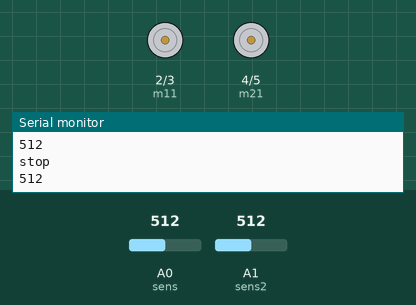
This sketch was run on a simulated Arduino Uno, built with avr-gcc and run on an emulated ATmega328P. On the bench: motor-driver pin pairs drawn as motors (green arrow = first pin HIGH = forward, orange = second pin HIGH = backward, longer = more drive), the last lines printed to the serial monitor. The test bench sets the inputs (shaded band); at power-on: A0 (sens) = 512, A1 (sens2) = 512.

Above: at 1.2 s.
1.3 s: A0 (sens) set to 110
2.8 s: A0 (sens) set to 92
At 4.0 s:
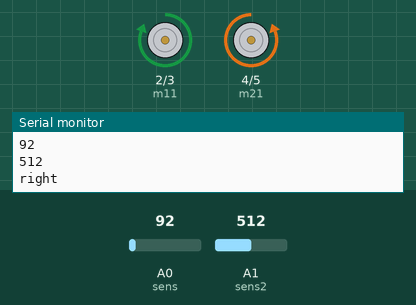
4.3 s: A0 (sens) set to 434
5.8 s: A0 (sens) set to 469
At 6.9 s:
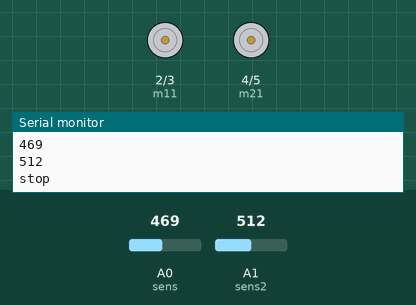
7.3 s: A1 (sens2) set to 107
8.8 s: A1 (sens2) set to 88
At 10.1 s:
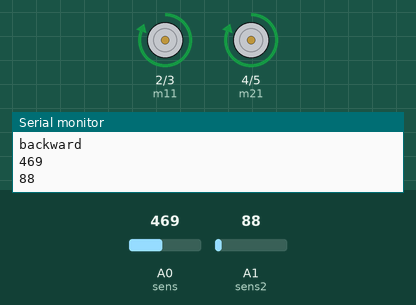
Timing chart, 0 to 11.3 s (numbered marks = the images above; inputs shaded):
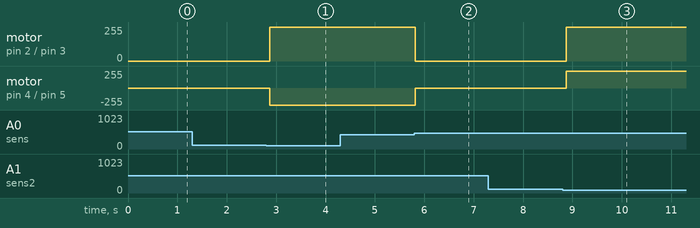

The sketch:

Guro_control.ino
```cpp
// (licence header left out)
int m11 =2;  //Digital Outputs for motors pin 2 to 5
int m12 = 3;
int m21 = 4;
int m22=5;


int sens=0;  //Analog Input for joystics
int sens2 =1; // right button pin 0 left button pin 1


int val =0;      //variables for analog input values
int val2 = 0;


int state=0;      //variables to save the state of the buttons
int laststate=0;

void stopm()        //function to stop all the motors for hardware debounce
{
  digitalWrite(m11, LOW);
  digitalWrite(m21, LOW);
  digitalWrite(m12, LOW);
  digitalWrite(m22, LOW);
  delay(50);
}

void setup ()
{
  Serial.begin(9600);
  pinMode(sens, INPUT);
  pinMode(sens2, INPUT);
  pinMode(m11, OUTPUT);
  pinMode(m12, OUTPUT);
  pinMode(m21, OUTPUT);
  pinMode(m22, OUTPUT);
}

void loop ()
{
  val = analogRead(sens);          //reading the values from the buttons
  val2 = analogRead(sens2);
  Serial.println(val);
  Serial.println(val2);

  //Check the states of the button
  if ((val > 1000) && (val2 >400) && (val2 < 600))
  {
    Serial.println("left");
    state=1;
  }
  else if ((val < 100) && (val2 >400) && (val2 < 600))
  {
    Serial.println("right");
    state=2;
  }
  else if ((val2 > 1000) && (val >450) && (val < 600))
  {
    Serial.println("forward");
    state=3;
  }
  else if ((val2 <100) && (val >450) && (val < 600))
  {
    Serial.println("backward");
    state=4;
  }
  else if ( (val >450) && (val < 600) && (val2 >400) && (val2 < 600))
  {
    Serial.println("stop");
    state=5;
  }

  //moving the motors according to the state of the button
  if ( state != laststate)
  {
    if (state == 1)
    {
      stopm();
      digitalWrite(m21, HIGH);
      digitalWrite(m12, HIGH);


      delay(50);
    }
    if (state == 2)
    {
      stopm();
      digitalWrite(m22, HIGH);
      digitalWrite(m11, HIGH);


    }
    else if (state == 4)
    {
      stopm();
      digitalWrite(m11, HIGH);
      digitalWrite(m21,HIGH);
      delay(50);
    }
    else if (state == 3)
    {
      stopm();
      digitalWrite(m12, HIGH);
      digitalWrite(m22, HIGH);
      delay(50);

    }
    else if (state == 5)
    {
      stopm();
      delay(50);
    }
    laststate=state;
    state=0;
  }
}
```

Measured:
- the behaviour switches between 100 and 99 on A0 (sens) (found by bisection; images 0 and 1)
- the behaviour switches between 450 and 451 on A0 (sens) (found by bisection; images 1 and 2)
- the behaviour switches between 100 and 99 on A1 (sens2) (found by bisection; images 2 and 3)
- after the input at 2.8 s, motor on pin 2 (m11) / pin 3 (m12): stopped → forward 255/255 after 0.07 s; motor on pin 4 (m21) / pin 5 (m22): stopped → backward 255/255 after 0.07 s
- after the input at 5.8 s, motor on pin 2 (m11) / pin 3 (m12): forward 255/255 → stopped at once; motor on pin 4 (m21) / pin 5 (m22): backward 255/255 → stopped at once
- after the input at 8.8 s, motor on pin 2 (m11) / pin 3 (m12), motor on pin 4 (m21) / pin 5 (m22): stopped → forward 255/255 after 0.08 s
